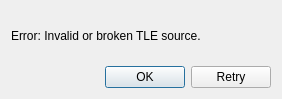
<?xml version="1.0" encoding="UTF-8"?>
<ui version="4.0">
 <class>BrokenTLE</class>
 <widget class="QDialog" name="BrokenTLE">
  <property name="geometry">
   <rect>
    <x>0</x>
    <y>0</y>
    <width>282</width>
    <height>99</height>
   </rect>
  </property>
  <property name="windowTitle">
   <string>Error</string>
  </property>
  <layout class="QGridLayout" name="gridLayout">
   <item row="1" column="0">
    <widget class="QDialogButtonBox" name="buttonBox">
     <property name="orientation">
      <enum>Qt::Orientation::Horizontal</enum>
     </property>
     <property name="standardButtons">
      <set>QDialogButtonBox::StandardButton::Ok|QDialogButtonBox::StandardButton::Retry</set>
     </property>
    </widget>
   </item>
   <item row="0" column="0">
    <widget class="QLabel" name="label">
     <property name="text">
      <string>Error: Invalid or broken TLE source.</string>
     </property>
    </widget>
   </item>
  </layout>
 </widget>
 <resources/>
 <connections>
  <connection>
   <sender>buttonBox</sender>
   <signal>accepted()</signal>
   <receiver>BrokenTLE</receiver>
   <slot>accept()</slot>
   <hints>
    <hint type="sourcelabel">
     <x>248</x>
     <y>254</y>
    </hint>
    <hint type="destinationlabel">
     <x>157</x>
     <y>274</y>
    </hint>
   </hints>
  </connection>
  <connection>
   <sender>buttonBox</sender>
   <signal>rejected()</signal>
   <receiver>BrokenTLE</receiver>
   <slot>reject()</slot>
   <hints>
    <hint type="sourcelabel">
     <x>316</x>
     <y>260</y>
    </hint>
    <hint type="destinationlabel">
     <x>286</x>
     <y>274</y>
    </hint>
   </hints>
  </connection>
 </connections>
</ui>
